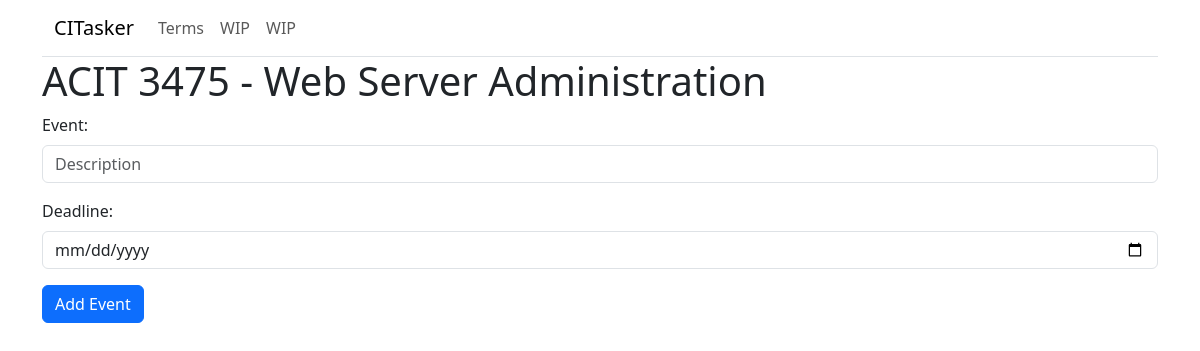
Page /classes/20 on the earlier database version.
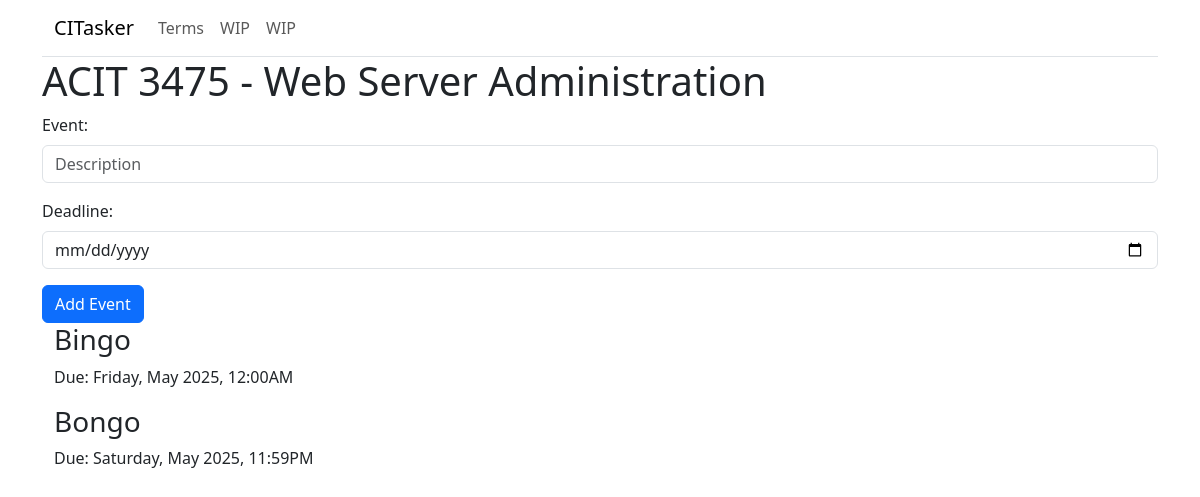
Same page on the later database version.
### models/course.py (models this page shows)
class Course(db.Model):
    __tablename__ = "courses"
    id = mapped_column(Integer, primary_key=True)
    name = mapped_column(String, nullable=False)
    term = mapped_column(Integer, nullable=False)

### models/event.py (models this page shows)
class Event(db.Model):
    __tablename__ = "events"
    id = mapped_column(Integer, primary_key=True)
    userid = mapped_column(Integer, ForeignKey("users.id"))
    description = mapped_column(String, nullable=False)
    deadline = mapped_column(DateTime, default=datetime.now() + timedelta(days=1))
    courseid = mapped_column(Integer, ForeignKey("courses.id"))
    completed = mapped_column(Boolean, nullable=False, default=False)

### app.py (the view)
@app.route("/classes/<int:id>")
def class_page(id):
    course = db.session.execute(select(Course).where(Course.id == id)).scalar()
    events = db.session.execute(select(Event).where(Event.courseid == id)).scalars()
    return render_template("class_page.html", course=course, events=events)

### templates/class_page.html (shortened to what this page needs)
{% extends "base.html" %}
{% block content%}
<h1>{{course.name}}</h1>
<form action="{{ url_for('api.add', id=course.id) }}" method="POST">
        <div class="mb-3">
            <label for="event" class="form-label">Event:</label>
            <input type="text" class="form-control" name="event" placeholder="Description">
        </div>
        <div class="mb-3">
            <label for="deadline" class="form-label">Deadline:</label>
            <input type="date" class="form-control" name="deadline" placeholder="Deadline (YYYY-MM-DD, HH:MM)" required>
        </div>
        <button type="submit" class="btn btn-primary">Add Event</button>
</form>
<div class="container-sm">
    {% for i in events %}
    <h3>{{i.description}}</h3>
    <p>Due: {{i.deadline.strftime('%A, %b %Y, %I:%M%p %Z')}}</p>
    {% endfor %}
</div>
{% endblock %}

### templates/base.html (shortened to what this page needs)
<!doctype html>
<html lang="en">
<head>
    <link href="https://cdn.jsdelivr.net/npm/bootstrap@5.3.5/dist/css/bootstrap.min.css" rel="stylesheet"
>
</head>
<body>
    <div class="container">
        <nav class="navbar navbar-expand-lg border-body border-bottom" data-bs-theme="light">
            <div class="container-fluid">
                <a class="navbar-brand" href="{{ url_for('homepage')}}">CITasker</a>
            <div class="collapse navbar-collapse" id="navbarNavAltMarkup">
                <div class="navbar-nav">
                    <a class="nav-link" href="{{ url_for('term_page')}}">Terms</a>
                    <a class="nav-link" href="#">WIP</a>
                    <a class="nav-link" href="#">WIP</a>
                </div>
            </div>
        </div>
    </nav>
</div>
    <main class="container">
        {% block content %}
        {% endblock %}
    </main>
</body>
</html>

Differences in the rows shown:
added Event: description "Bingo", deadline "Friday, May 2025, 12:00AM"
added Event: description "Bongo", deadline "Saturday, May 2025, 11:59PM"
